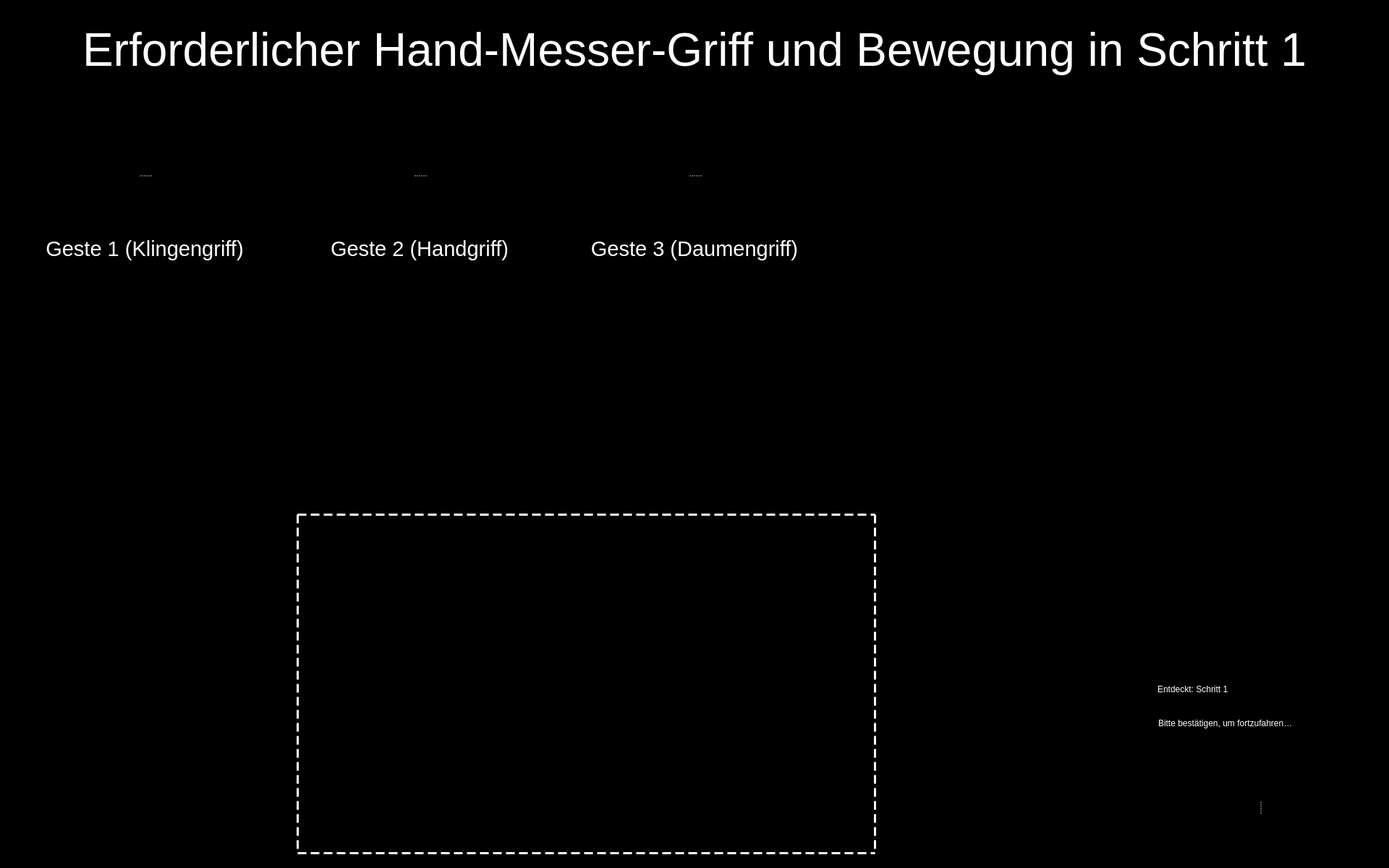
<?xml version="1.0" encoding="UTF-8"?>
<ui version="4.0">
 <class>Entry_Step_1_UI</class>
 <widget class="QWidget" name="Entry_Step_1_UI">
  <property name="windowModality">
   <enum>Qt::WindowModal</enum>
  </property>
  <property name="enabled">
   <bool>true</bool>
  </property>
  <property name="geometry">
   <rect>
    <x>0</x>
    <y>0</y>
    <width>1920</width>
    <height>1200</height>
   </rect>
  </property>
  <property name="sizePolicy">
   <sizepolicy hsizetype="Preferred" vsizetype="Preferred">
    <horstretch>0</horstretch>
    <verstretch>0</verstretch>
   </sizepolicy>
  </property>
  <property name="minimumSize">
   <size>
    <width>0</width>
    <height>0</height>
   </size>
  </property>
  <property name="maximumSize">
   <size>
    <width>1920</width>
    <height>1200</height>
   </size>
  </property>
  <property name="windowTitle">
   <string>Food Assist</string>
  </property>
  <property name="windowOpacity">
   <double>1.000000000000000</double>
  </property>
  <property name="styleSheet">
   <string notr="true">background-color: rgb(0, 0, 0);</string>
  </property>
  <widget class="QWidget" name="widget" native="true">
   <property name="geometry">
    <rect>
     <x>1540</x>
     <y>930</y>
     <width>371</width>
     <height>91</height>
    </rect>
   </property>
   <property name="styleSheet">
    <string notr="true">background-color: rgb(0, 0, 0);</string>
   </property>
   <widget class="QLabel" name="label">
    <property name="geometry">
     <rect>
      <x>10</x>
      <y>0</y>
      <width>41</width>
      <height>51</height>
     </rect>
    </property>
    <property name="styleSheet">
     <string notr="true"/>
    </property>
    <property name="text">
     <string/>
    </property>
    <property name="pixmap">
     <pixmap resource="resources/res.qrc">:/img/Icon Detected.svg</pixmap>
    </property>
    <property name="alignment">
     <set>Qt::AlignRight|Qt::AlignTrailing|Qt::AlignVCenter</set>
    </property>
   </widget>
   <widget class="QLabel" name="label_2">
    <property name="geometry">
     <rect>
      <x>60</x>
      <y>3</y>
      <width>311</width>
      <height>40</height>
     </rect>
    </property>
    <property name="styleSheet">
     <string notr="true">font: 75 28pt &quot;Arial&quot;;
color: rgb(255, 255, 255);</string>
    </property>
    <property name="text">
     <string>Entdeckt: Schritt 1</string>
    </property>
    <property name="textFormat">
     <enum>Qt::RichText</enum>
    </property>
   </widget>
   <widget class="QLabel" name="label_3">
    <property name="geometry">
     <rect>
      <x>61</x>
      <y>54</y>
      <width>321</width>
      <height>31</height>
     </rect>
    </property>
    <property name="styleSheet">
     <string notr="true">font: 14pt &quot;Arial&quot;;
color: rgb(255, 255, 255)</string>
    </property>
    <property name="text">
     <string>Bitte bestätigen, um fortzufahren…</string>
    </property>
   </widget>
  </widget>
  <widget class="QLabel" name="img_detected_step1">
   <property name="geometry">
    <rect>
     <x>1550</x>
     <y>430</y>
     <width>351</width>
     <height>411</height>
    </rect>
   </property>
   <property name="frameShape">
    <enum>QFrame::NoFrame</enum>
   </property>
   <property name="text">
    <string/>
   </property>
   <property name="pixmap">
    <pixmap resource="resources/res.qrc">:/detected steps/Detected Step1.png</pixmap>
   </property>
   <property name="scaledContents">
    <bool>true</bool>
   </property>
  </widget>
  <widget class="QLabel" name="label_8">
   <property name="geometry">
    <rect>
     <x>410</x>
     <y>710</y>
     <width>801</width>
     <height>471</height>
    </rect>
   </property>
   <property name="styleSheet">
    <string notr="true">border :3px solid white;
border-style : dashed;
background-color: rgb(0, 0, 0, 0);</string>
   </property>
   <property name="text">
    <string/>
   </property>
  </widget>
  <widget class="QWidget" name="widget_2" native="true">
   <property name="geometry">
    <rect>
     <x>1559</x>
     <y>1030</y>
     <width>361</width>
     <height>161</height>
    </rect>
   </property>
   <property name="styleSheet">
    <string notr="true">background-color: rgb(0,0,0);</string>
   </property>
   <widget class="QSplitter" name="splitter">
    <property name="geometry">
     <rect>
      <x>10</x>
      <y>10</y>
      <width>345</width>
      <height>150</height>
     </rect>
    </property>
    <property name="frameShape">
     <enum>QFrame::NoFrame</enum>
    </property>
    <property name="frameShadow">
     <enum>QFrame::Plain</enum>
    </property>
    <property name="lineWidth">
     <number>0</number>
    </property>
    <property name="orientation">
     <enum>Qt::Horizontal</enum>
    </property>
    <property name="opaqueResize">
     <bool>false</bool>
    </property>
    <property name="handleWidth">
     <number>45</number>
    </property>
    <property name="childrenCollapsible">
     <bool>false</bool>
    </property>
    <widget class="QPushButton" name="button_yes">
     <property name="enabled">
      <bool>true</bool>
     </property>
     <property name="minimumSize">
      <size>
       <width>81</width>
       <height>81</height>
      </size>
     </property>
     <property name="maximumSize">
      <size>
       <width>150</width>
       <height>150</height>
      </size>
     </property>
     <property name="cursor">
      <cursorShape>OpenHandCursor</cursorShape>
     </property>
     <property name="focusPolicy">
      <enum>Qt::WheelFocus</enum>
     </property>
     <property name="contextMenuPolicy">
      <enum>Qt::DefaultContextMenu</enum>
     </property>
     <property name="icon">
      <iconset resource="resources/res.qrc">
       <normaloff>:/buttons/Button Yes.svg</normaloff>:/buttons/Button Yes.svg</iconset>
     </property>
     <property name="iconSize">
      <size>
       <width>144</width>
       <height>144</height>
      </size>
     </property>
     <property name="autoDefault">
      <bool>false</bool>
     </property>
     <property name="default">
      <bool>false</bool>
     </property>
     <property name="flat">
      <bool>true</bool>
     </property>
    </widget>
    <widget class="QPushButton" name="button_no">
     <property name="enabled">
      <bool>true</bool>
     </property>
     <property name="minimumSize">
      <size>
       <width>81</width>
       <height>81</height>
      </size>
     </property>
     <property name="maximumSize">
      <size>
       <width>150</width>
       <height>150</height>
      </size>
     </property>
     <property name="cursor">
      <cursorShape>OpenHandCursor</cursorShape>
     </property>
     <property name="focusPolicy">
      <enum>Qt::WheelFocus</enum>
     </property>
     <property name="contextMenuPolicy">
      <enum>Qt::DefaultContextMenu</enum>
     </property>
     <property name="icon">
      <iconset resource="resources/res.qrc">
       <normaloff>:/buttons/Button No.svg</normaloff>:/buttons/Button No.svg</iconset>
     </property>
     <property name="iconSize">
      <size>
       <width>144</width>
       <height>144</height>
      </size>
     </property>
     <property name="autoDefault">
      <bool>false</bool>
     </property>
     <property name="default">
      <bool>false</bool>
     </property>
     <property name="flat">
      <bool>true</bool>
     </property>
    </widget>
   </widget>
  </widget>
  <widget class="QLabel" name="label_text_1">
   <property name="geometry">
    <rect>
     <x>40</x>
     <y>20</y>
     <width>1840</width>
     <height>100</height>
    </rect>
   </property>
   <property name="font">
    <font>
     <family>Arial</family>
     <pointsize>48</pointsize>
     <weight>9</weight>
     <italic>false</italic>
     <bold>false</bold>
    </font>
   </property>
   <property name="styleSheet">
    <string notr="true">font: 75 48pt &quot;Arial&quot;;
color: rgb(255, 255, 255);</string>
   </property>
   <property name="text">
    <string>Erforderlicher Hand-Messer-Griff und Bewegung in Schritt 1</string>
   </property>
   <property name="textFormat">
    <enum>Qt::RichText</enum>
   </property>
   <property name="alignment">
    <set>Qt::AlignCenter</set>
   </property>
   <property name="wordWrap">
    <bool>true</bool>
   </property>
  </widget>
  <widget class="QSplitter" name="splitter_3">
   <property name="geometry">
    <rect>
     <x>420</x>
     <y>160</y>
     <width>320</width>
     <height>282</height>
    </rect>
   </property>
   <property name="orientation">
    <enum>Qt::Vertical</enum>
   </property>
   <widget class="QLabel" name="image_required_2">
    <property name="maximumSize">
     <size>
      <width>320</width>
      <height>240</height>
     </size>
    </property>
    <property name="text">
     <string/>
    </property>
    <property name="pixmap">
     <pixmap resource="resources/res.qrc">:/img/right_step1_gesture2.png</pixmap>
    </property>
    <property name="scaledContents">
     <bool>true</bool>
    </property>
   </widget>
   <widget class="QLabel" name="text_required_2">
    <property name="font">
     <font>
      <family>Arial</family>
      <pointsize>22</pointsize>
      <weight>9</weight>
      <italic>false</italic>
      <bold>false</bold>
     </font>
    </property>
    <property name="styleSheet">
     <string notr="true">font: 75 22pt &quot;Arial&quot;;
color: rgb(255, 255, 255);</string>
    </property>
    <property name="text">
     <string>Geste 2 (Handgriff)</string>
    </property>
    <property name="textFormat">
     <enum>Qt::PlainText</enum>
    </property>
    <property name="alignment">
     <set>Qt::AlignCenter</set>
    </property>
    <property name="wordWrap">
     <bool>true</bool>
    </property>
   </widget>
  </widget>
  <widget class="QSplitter" name="splitter_4">
   <property name="geometry">
    <rect>
     <x>800</x>
     <y>160</y>
     <width>320</width>
     <height>282</height>
    </rect>
   </property>
   <property name="orientation">
    <enum>Qt::Vertical</enum>
   </property>
   <widget class="QLabel" name="image_required_3">
    <property name="maximumSize">
     <size>
      <width>320</width>
      <height>240</height>
     </size>
    </property>
    <property name="text">
     <string/>
    </property>
    <property name="pixmap">
     <pixmap resource="resources/res.qrc">:/img/right_step1_gesture3.png</pixmap>
    </property>
    <property name="scaledContents">
     <bool>true</bool>
    </property>
   </widget>
   <widget class="QLabel" name="text_required_3">
    <property name="font">
     <font>
      <family>Arial</family>
      <pointsize>22</pointsize>
      <weight>9</weight>
      <italic>false</italic>
      <bold>false</bold>
     </font>
    </property>
    <property name="styleSheet">
     <string notr="true">font: 75 22pt &quot;Arial&quot;;
color: rgb(255, 255, 255);</string>
    </property>
    <property name="text">
     <string>Geste 3 (Daumengriff)</string>
    </property>
    <property name="textFormat">
     <enum>Qt::PlainText</enum>
    </property>
    <property name="alignment">
     <set>Qt::AlignCenter</set>
    </property>
    <property name="wordWrap">
     <bool>true</bool>
    </property>
   </widget>
  </widget>
  <widget class="QSplitter" name="splitter_2">
   <property name="geometry">
    <rect>
     <x>40</x>
     <y>160</y>
     <width>320</width>
     <height>282</height>
    </rect>
   </property>
   <property name="orientation">
    <enum>Qt::Vertical</enum>
   </property>
   <widget class="QLabel" name="image_required_1">
    <property name="maximumSize">
     <size>
      <width>320</width>
      <height>240</height>
     </size>
    </property>
    <property name="text">
     <string/>
    </property>
    <property name="pixmap">
     <pixmap resource="resources/res.qrc">:/img/right_step1_gesture1.png</pixmap>
    </property>
    <property name="scaledContents">
     <bool>true</bool>
    </property>
   </widget>
   <widget class="QLabel" name="text_required_1">
    <property name="font">
     <font>
      <family>Arial</family>
      <pointsize>22</pointsize>
      <weight>9</weight>
      <italic>false</italic>
      <bold>false</bold>
     </font>
    </property>
    <property name="styleSheet">
     <string notr="true">font: 75 22pt &quot;Arial&quot;;
color: rgb(255, 255, 255);</string>
    </property>
    <property name="text">
     <string>Geste 1 (Klingengriff)</string>
    </property>
    <property name="textFormat">
     <enum>Qt::PlainText</enum>
    </property>
    <property name="alignment">
     <set>Qt::AlignCenter</set>
    </property>
    <property name="wordWrap">
     <bool>true</bool>
    </property>
   </widget>
  </widget>
 </widget>
 <resources>
  <include location="resources/res.qrc"/>
 </resources>
 <connections/>
</ui>
